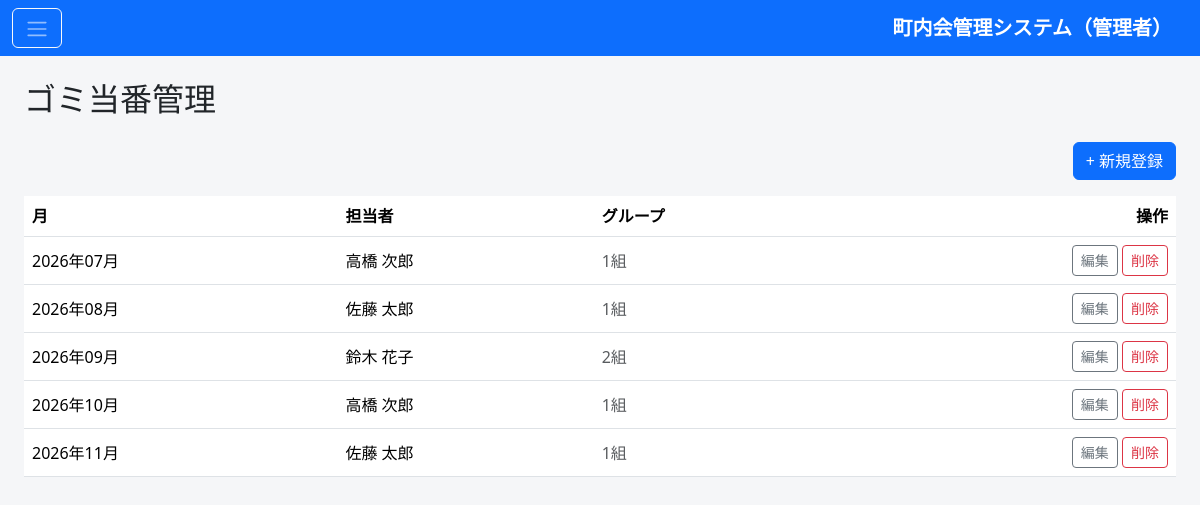
/admin/duty_list.php (signed in), run on the app's committed database.
### tables this page shows
CREATE TABLE garbage_duties (
    id              BIGINT UNSIGNED AUTO_INCREMENT PRIMARY KEY,
    month           DATE            NOT NULL COMMENT '対象月の1日 (例: 2026-09-01)',
    member_id       BIGINT UNSIGNED NULL,
    created_at      DATETIME        NOT NULL DEFAULT CURRENT_TIMESTAMP,
    updated_at      DATETIME        NOT NULL DEFAULT CURRENT_TIMESTAMP ON UPDATE CURRENT_TIMESTAMP,
    UNIQUE KEY uq_garbage_duties_month (month),
    KEY idx_garbage_duties_member_id (member_id),
    CONSTRAINT fk_garbage_duties_member
        FOREIGN KEY (member_id) REFERENCES members(id) ON DELETE SET NULL
);

CREATE TABLE members (
    id              BIGINT UNSIGNED AUTO_INCREMENT PRIMARY KEY,
    name            VARCHAR(100)    NOT NULL,
    address         VARCHAR(255)    NOT NULL,
    phone           VARCHAR(20)     NOT NULL,
    email           VARCHAR(255)    NOT NULL,
    password_hash   VARCHAR(255)    NOT NULL,
    family_count    INT UNSIGNED    NOT NULL DEFAULT 1,
    group_id        BIGINT UNSIGNED NULL,
    role            ENUM('none','leader','vice_leader') NOT NULL DEFAULT 'none'
                        COMMENT 'none=役職なし, leader=組長, vice_leader=副組長',
    created_at      DATETIME        NOT NULL DEFAULT CURRENT_TIMESTAMP,
    updated_at      DATETIME        NOT NULL DEFAULT CURRENT_TIMESTAMP ON UPDATE CURRENT_TIMESTAMP,
    UNIQUE KEY uq_members_email (email),
    KEY idx_members_group_id (group_id),
    CONSTRAINT fk_members_group
        FOREIGN KEY (group_id) REFERENCES member_groups(id) ON DELETE SET NULL
);

CREATE TABLE member_groups (
    id              BIGINT UNSIGNED AUTO_INCREMENT PRIMARY KEY,
    name            VARCHAR(50)     NOT NULL COMMENT '例: 1組, 2組, 3組',
    sort_order      INT             NOT NULL DEFAULT 0,
    is_active       TINYINT(1)      NOT NULL DEFAULT 1 COMMENT 'グループ管理のフラグ管理に対応',
    created_at      DATETIME        NOT NULL DEFAULT CURRENT_TIMESTAMP,
    updated_at      DATETIME        NOT NULL DEFAULT CURRENT_TIMESTAMP ON UPDATE CURRENT_TIMESTAMP,
    UNIQUE KEY uq_member_groups_name (name)
);

### admin/duty_list.php (the view, shortened to what this page needs)
<?php
$pageTitle = 'ゴミ当番管理';
require __DIR__ . '/includes/header.php';
$duties = $pdo->query(
    "SELECT d.id, DATE_FORMAT(d.month, '%Y年%m月') AS month_label, m.name, g.name AS group_name
     FROM garbage_duties d
     LEFT JOIN members m ON m.id = d.member_id
     LEFT JOIN member_groups g ON g.id = m.group_id
     ORDER BY d.month"
)->fetchAll();
?>
<div class="d-flex justify-content-end mb-3">
  <a href="duty_form.php" class="btn btn-primary">+ 新規登録</a>
</div>
<table class="table table-hover bg-white align-middle">
  <thead>
    <tr><th>月</th><th>担当者</th><th>グループ</th><th class="text-end">操作</th></tr>
  </thead>
  <tbody>
    <?php foreach ($duties as $d): ?>
    <tr>
      <td><?php echo htmlspecialchars($d['month_label']); ?></td>
      <td><?php echo htmlspecialchars($d['name'] ?? '未設定'); ?></td>
      <td><span class="text-muted"><?php echo htmlspecialchars($d['group_name'] ?? '—'); ?></span></td>
      <td class="text-end">
        <a href="duty_form.php?id=<?php echo $d['id']; ?>" class="btn btn-sm btn-outline-secondary">編集</a>
        <form action="duty_list.php" method="post" class="d-inline" onsubmit="return confirm('削除しますか？');">
          <button class="btn btn-sm btn-outline-danger" type="submit">削除</button>
        </form>
      </td>
    </tr>
    <?php endforeach; ?>
  </tbody>
</table>
<?php require __DIR__ . '/includes/footer.php'; ?>

### admin/includes/header.php (shortened to what this page needs)
<!DOCTYPE html>
<html lang="ja">
<head>
<link href="https://cdn.jsdelivr.net/npm/bootstrap@5.3.3/dist/css/bootstrap.min.css" rel="stylesheet">
</head>
<body>
<nav class="navbar navbar-dark bg-primary mb-4">
  <div class="container-fluid">
    <button class="btn btn-outline-light me-2" type="button" data-bs-toggle="offcanvas" data-bs-target="#sideMenu" aria-controls="sideMenu">
      <span class="navbar-toggler-icon"></span>
    </button>
    <span class="navbar-brand mb-0 h1">町内会管理システム（管理者）</span>
  </div>
</nav>
<div class="container-fluid px-4">
  <h2 class="mb-4"><?php echo htmlspecialchars($pageTitle); ?></h2>

### admin/includes/footer.php (shortened to what this page needs)
</div>
</body>
</html>

### admin/includes/header.php (style rules this page uses)
body { background-color: #f5f6f8; }
.navbar-brand { font-weight: bold; }
.table thead { background-color: #e9ecef; }

### data on the page
garbage_duties: month_label "2026年07月", member.name "高橋 次郎", member_groups.name "1組"
garbage_duties: month_label "2026年08月", member.name "佐藤 太郎", member_groups.name "1組"
garbage_duties: month_label "2026年09月", member.name "鈴木 花子", member_groups.name "2組"
garbage_duties: month_label "2026年10月", member.name "高橋 次郎", member_groups.name "1組"
garbage_duties: month_label "2026年11月", member.name "佐藤 太郎", member_groups.name "1組"

### other printed values
$pageTitle "ゴミ当番管理"
